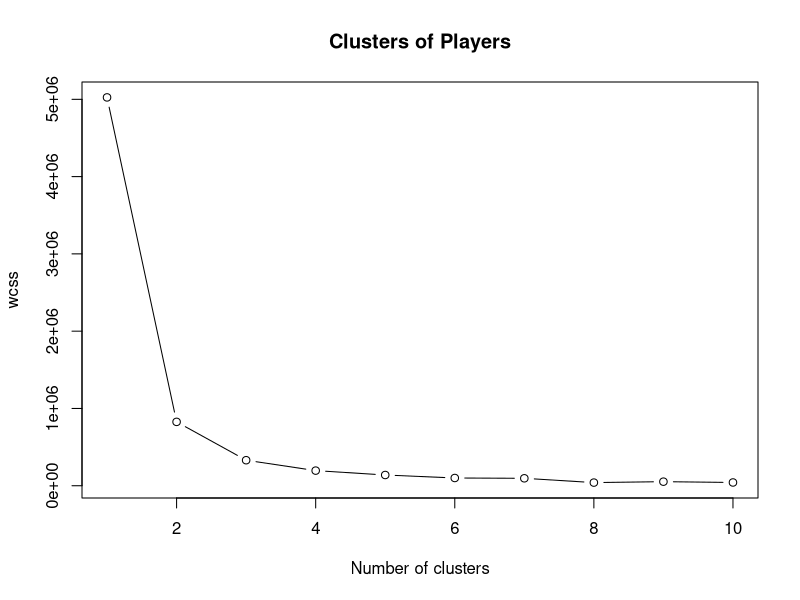
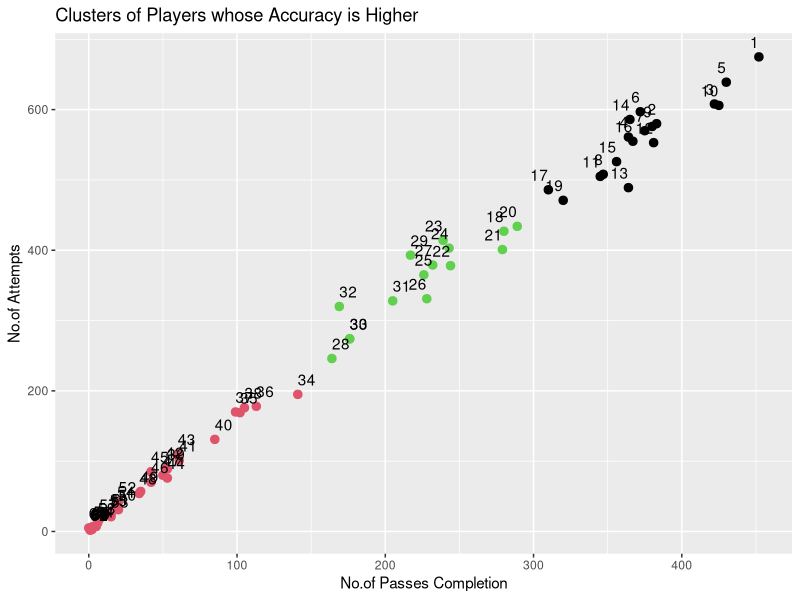
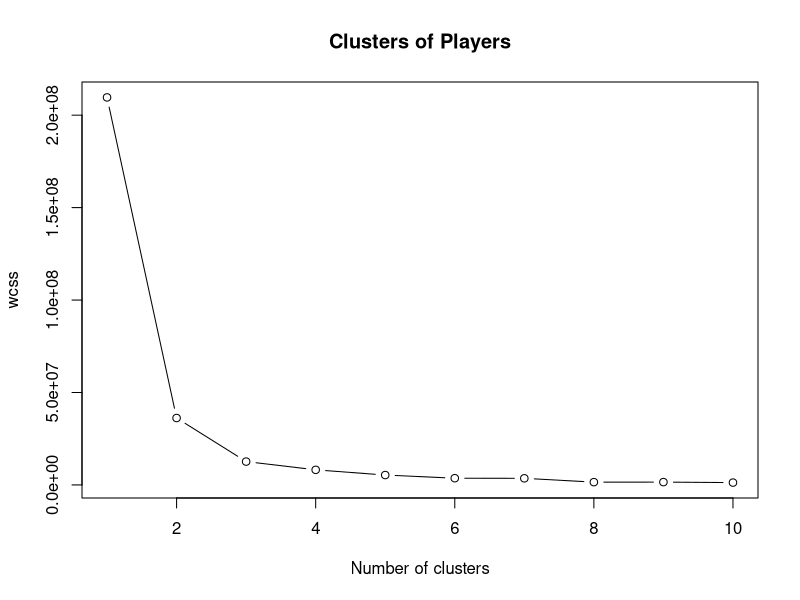
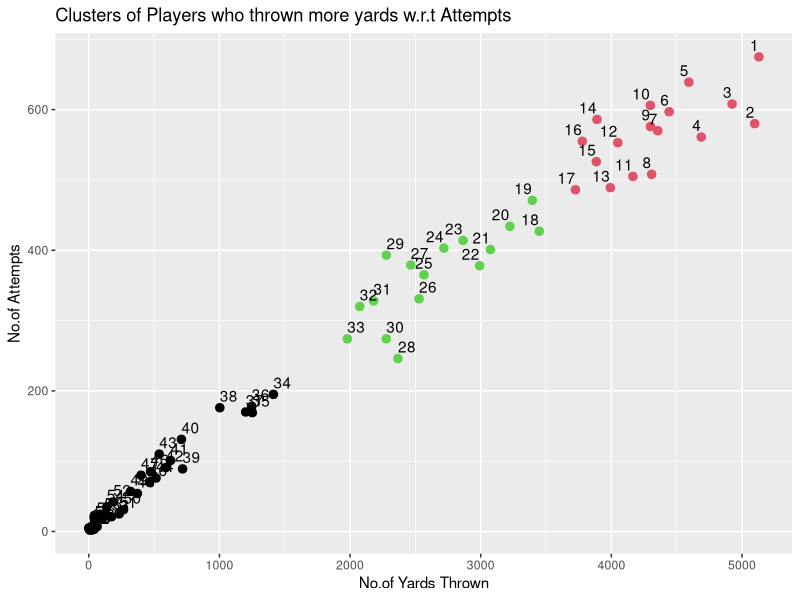
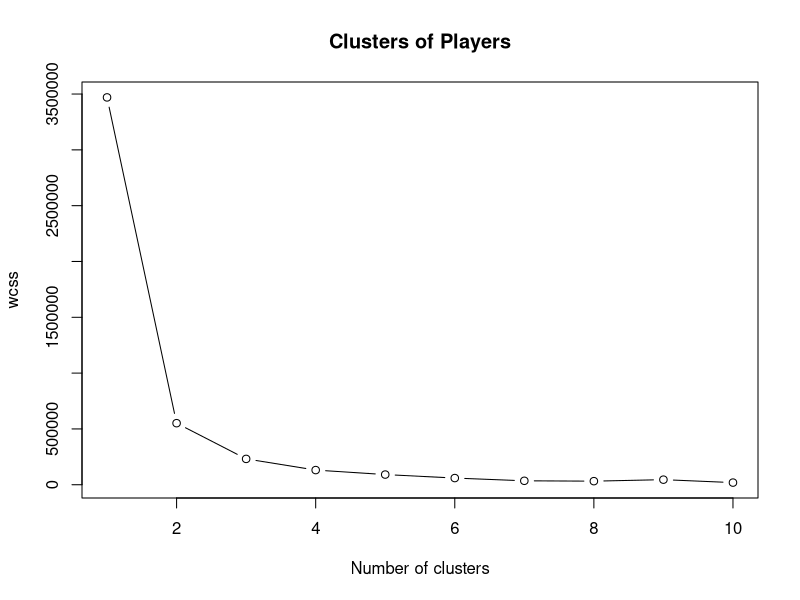
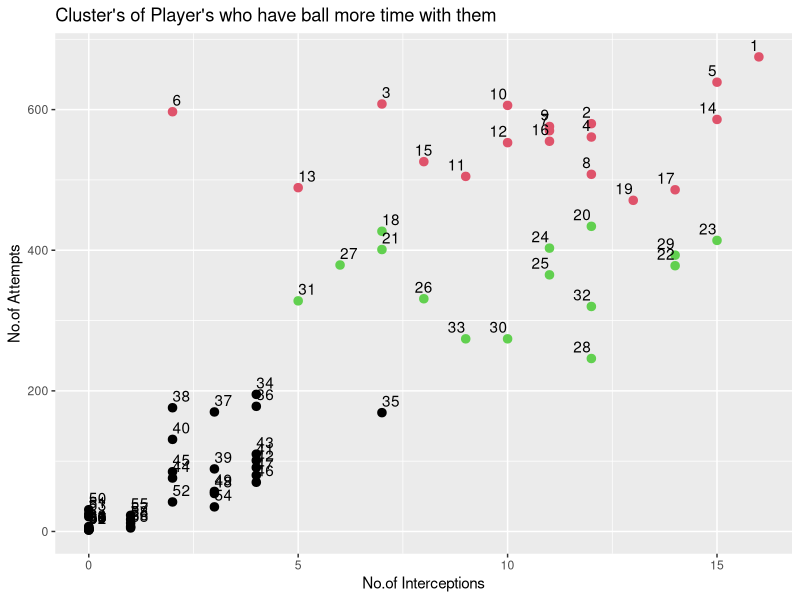
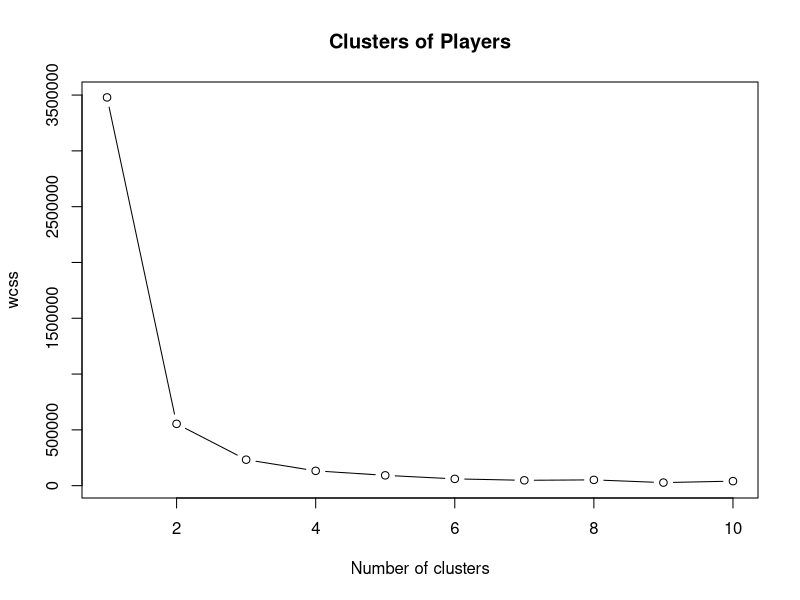
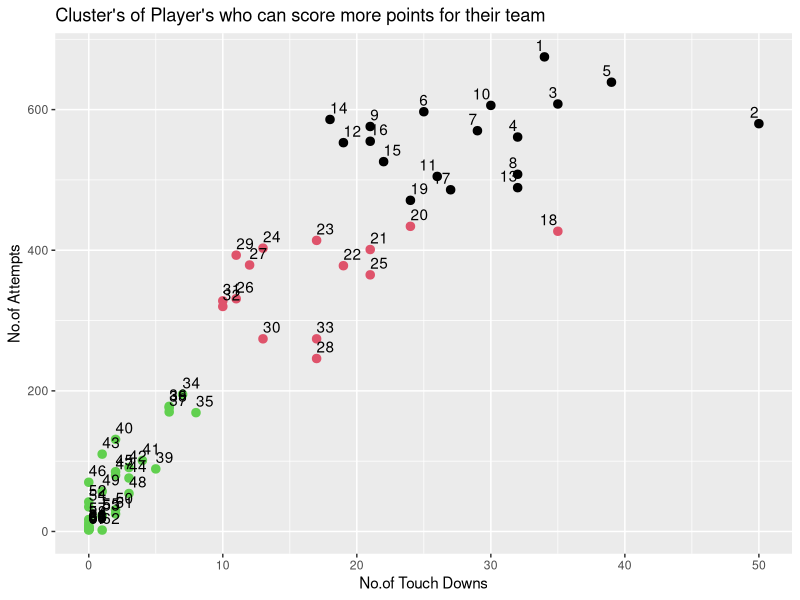

The R source for these figures, in order:
# 

dataset = read.csv('NFL_python.csv')

colnames(dataset) <- c('Index','Player','Team','Comp','Att','Pct','Att/G','Yds','Avg',
                       'Yds/G','TD','Int','1st','1st%','Lng','20+','40+','Sck','Rate')


head(dataset)

X <- subset(dataset,select=c('Player','Team','Comp','Att','Yds','TD','Int','Rate'))
################################################################################

A <- subset(dataset,select=c('Comp','Att'))

set.seed(1)
wcss <- vector()
for(i in 1:10) wcss[i] <- sum(kmeans(A, i)$withinss)
plot(1:10, wcss, type = "b", main = paste('Clusters of Players'), xlab = "Number of clusters",
ylab = "wcss")

set.seed(2)
kmeans <- kmeans(A, 3, iter.max = 300, nstart = 10)

library(ggplot2)
ggplot(data = dataset, aes(x = dataset$Comp, y = dataset$Att)) + 
  geom_point(shape = 20, size = 4, color = kmeans$cluster) +
  geom_text(stat = "identity", aes(label = dataset$Index), vjust=-0.75, hjust= "inward") +
  xlab("No.of Passes Completion") +
  ylab("No.of Attempts") +
  ggtitle("Clusters of Players whose Accuracy is Higher")

#########################################################################################

B <- subset(dataset,select=c('Yds','Att'))

set.seed(3)
wcss <- vector()
for(i in 1:10) wcss[i] <- sum(kmeans(B, i)$withinss)
plot(1:10, wcss, type = "b", main = paste('Clusters of Players'), xlab = "Number of clusters",
     ylab = "wcss")

set.seed(4)
kmeans <- kmeans(B, 3, iter.max = 300, nstart = 10)

library(ggplot2)
ggplot(data = dataset, aes(x = dataset$Yds, y = dataset$Att)) + 
  geom_point(shape = 20, size = 4, color = kmeans$cluster) +
  geom_text(stat = "identity", aes(label = dataset$Index), vjust=-0.5, hjust= "inward") +
  xlab("No.of Yards Thrown") +
  ylab("No.of Attempts") +
  ggtitle("Clusters of Players who thrown more yards w.r.t Attempts")
######################################################################################
C <- subset(dataset,select=c('Int','Att'))

set.seed(5)
wcss <- vector()
for(i in 1:10) wcss[i] <- sum(kmeans(C, i)$withinss)
plot(1:10, wcss, type = "b", main = paste('Clusters of Players'), xlab = "Number of clusters",
     ylab = "wcss")

set.seed(6)
kmeans <- kmeans(C, 3, iter.max = 300, nstart = 10)

library(ggplot2)
ggplot(data = dataset, aes(x = dataset$Int, y = dataset$Att)) + 
  geom_point(shape = 20, size = 4, color = kmeans$cluster) +
  geom_text(stat = "identity", aes(label = dataset$Index), vjust=-0.5, hjust= "inward") +
  xlab("No.of Interceptions") +
  ylab("No.of Attempts") +
  ggtitle("Cluster's of Player's who have ball more time with them")

#####################################################################################
D <- subset(dataset,select=c('TD','Att'))

set.seed(7)
wcss <- vector()
for(i in 1:10) wcss[i] <- sum(kmeans(D, i)$withinss)
plot(1:10, wcss, type = "b", main = paste('Clusters of Players'), xlab = "Number of clusters",
     ylab = "wcss")

set.seed(8)
kmeans <- kmeans(D, 3, iter.max = 300, nstart = 10)

library(ggplot2)

ggplot(data = dataset, aes(x = dataset$TD, y = dataset$Att)) + 
  geom_point(shape = 20, size = 4, color = kmeans$cluster) +
  geom_text(stat = "identity", aes(label = dataset$Index), vjust=-0.5, hjust= "inward") +
  xlab("No.of Touch Downs") +
  ylab("No.of Attempts") +
  ggtitle("Cluster's of Player's who can score more points for their team")

#########################################################################################